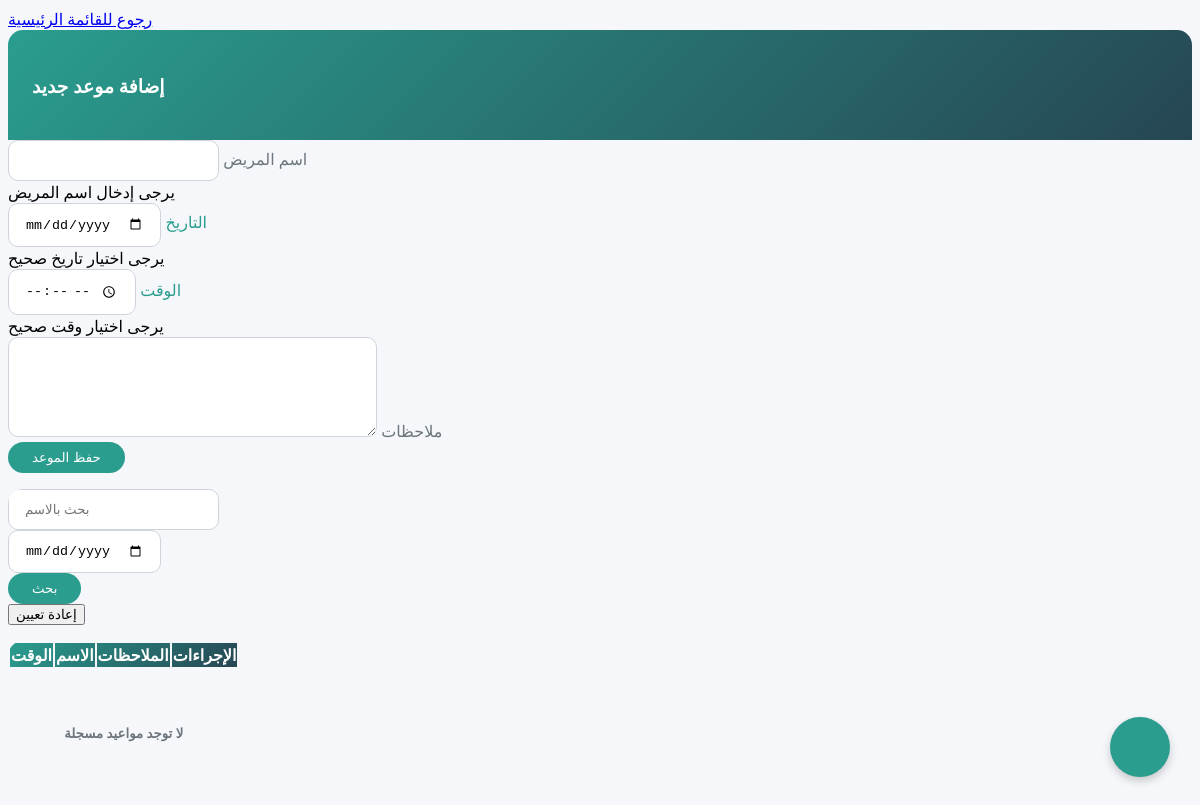
Page /appointments/ on the earlier database version.
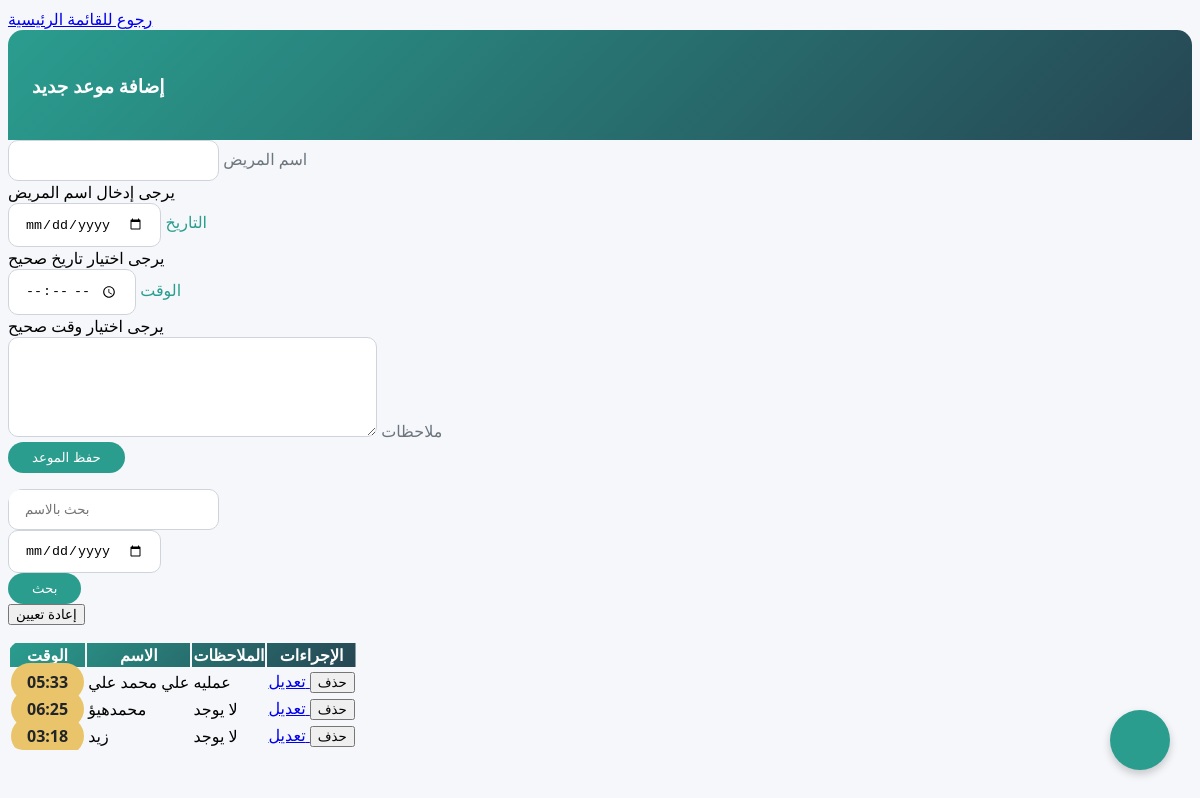
Same page on the later database version.
### clinic/models.py (models this page shows, shortened)
class Appointment(models.Model):
    patient_name = models.CharField(max_length=255, blank=True, null=True)
    date = models.DateField(null=True, blank=True)
    time = models.TimeField()
    notes = models.TextField(blank=True, null=True)

### clinic/views.py (the view)
# urls.py: path('appointments/', views.appointments, name='appointments'),
def appointments(request):
    if request.method == "POST":
        form = AppointmentForm(request.POST)
        if form.is_valid():
            form.save()
            return redirect('appointments')  # إعادة التوجيه لتجنب إعادة الإرسال عند التحديث
    else:
        form = AppointmentForm()
    appointments = Appointment.objects.all().order_by('date', 'time')
    patient_name = request.GET.get('patient_name', '').strip()
    date = request.GET.get('date', '').strip()
    if patient_name:
        appointments = appointments.filter(patient_name__icontains=patient_name)
    if date:
        appointments = appointments.filter(date=date)
    context = {
        'form': form,
        'appointments': appointments,
        'patient_name': patient_name,
        'date': date,
    }
    return render(request, 'clinic/appointments.html', context)

### clinic/forms.py
class AppointmentForm(forms.ModelForm):
    class Meta:
        model = Appointment
        fields = ['patient_name', 'date', 'time', 'notes']
        widgets = {
            'date': forms.DateInput(attrs={'type': 'date'}),
            'time': forms.TimeInput(attrs={'type': 'time'}),
            'notes': forms.Textarea(attrs={'rows': 2}),
        }

### clinic/templates/clinic/appointments.html (shortened to what this page needs)
{% load static %}
{% load widget_tweaks %}
{% block content %}
<div class="dental-appointment-page">
    <div class="container-fluid py-5">
        <div class="row justify-content-center">
            <div class="col-lg-9 col-xl-8">
                <a href="{% url 'home' %}" class="btn btn-secondary btn-rounded mb-3">
                     رجوع للقائمة الرئيسية
                </a>
                <div class="card appointment-card shadow-lg mb-5">
                    <div class="card-header dental-card-header">
                        <h3 class="mb-0">
                             إضافة موعد جديد
                        </h3>
                    </div>
                    <div class="card-body p-4">
                        <form method="POST" class="needs-validation" novalidate id="appointmentForm">
                            <div class="row g-3">
                                <div class="col-md-5">
                                    <div class="form-floating">
                                        {{ form.patient_name|add_class:"form-control"|attr:"placeholder: " }}
                                        <label for="{{ form.patient_name.id_for_label }}">اسم المريض</label>
                                        <div class="invalid-feedback">يرجى إدخال اسم المريض</div>
                                    </div>
                                </div>
                                <div class="col-md-3">
                                    <div class="form-floating">
                                        {{ form.date|add_class:"form-control"|attr:"placeholder: "|attr:"min:2023-01-01" }}
                                        <label for="{{ form.date.id_for_label }}">التاريخ</label>
                                        <div class="invalid-feedback">يرجى اختيار تاريخ صحيح</div>
                                    </div>
                                </div>
                                <div class="col-md-2">
                                    <div class="form-floating">
                                        {{ form.time|add_class:"form-control"|attr:"placeholder: " }}
                                        <label for="{{ form.time.id_for_label }}">الوقت</label>
                                        <div class="invalid-feedback">يرجى اختيار وقت صحيح</div>
                                    </div>
                                </div>
                                <div class="col-md-12">
                                    <div class="form-floating">
                                        {{ form.notes|add_class:"form-control"|attr:"style:height:100px"|attr:"placeholder: " }}
                                        <label for="{{ form.notes.id_for_label }}">ملاحظات</label>
                                    </div>
                                </div>
                                <div class="col-md-12 text-center mt-3">
                                    <button type="submit" class="btn btn-dental px-5 py-2 fs-5">
                                         حفظ الموعد
                                    </button>
                                </div>
                            </div>
                        </form>
                    </div>
                </div>
                <div class="card filter-card shadow-sm mb-4">
                    <div class="card-body p-3">
                        <form method="GET" class="row g-2 align-items-center" id="filterForm">
                            <div class="col-md-4">
                                <div class="input-group">
                                    <input type="text" name="patient_name" class="form-control" placeholder="بحث بالاسم" value="{{ request.GET.patient_name }}">
                                </div>
                            </div>
                            <div class="col-md-4">
                                <div class="input-group">
                                    <input type="date" name="date" class="form-control" value="{{ request.GET.date }}" id="filterDate">
                                </div>
                            </div>
                            <div class="col-md-2">
                                <button type="submit" class="btn btn-dental w-100">
                                     بحث
                                </button>
                            </div>
                            <div class="col-md-2">
                                <button type="button" class="btn btn-outline-secondary w-100" id="resetFilters">
                                     إعادة تعيين
                                </button>
                            </div>
                        </form>
                    </div>
                </div>
                <div class="card appointments-table shadow-sm">
                    <div class="table-responsive">
                        <table class="table table-hover align-middle mb-0" id="appointmentsTable">
                            <thead class="dental-table-header">
                                <tr>
                                    <th class="text-center">الوقت</th>
                                    <th class="text-center">الاسم</th>
                                    <th class="text-center">الملاحظات</th>
                                    <th class="text-center">الإجراءات</th>
                                </tr>
                            </thead>
                            <tbody>
                                {% for appointment in appointments %}
                                <tr class="appointment-row" data-id="{{ appointment.id }}">
                                    <td class="text-center">
                                        <span class="badge bg-time">{{ appointment.time|time:"H:i" }}</span>
                                    </td>
                                    <td class="text-center">{{ appointment.patient_name }}</td>
                                    <td class="text-center notes-tooltip" data-fulltext="{{ appointment.notes|default:'لا يوجد' }}">
                                        {{ appointment.notes|default:"لا يوجد"|truncatechars:20 }}
                                    </td>
                                    <td class="text-center">
                                        <a href="{% url 'edit_appointment' appointment.id %}" class="btn btn-sm btn-primary mx-1 edit-btn">
                                             تعديل
                                        </a>
                                        <form action="{% url 'delete_appointment' appointment.id %}" method="POST" style="display:inline;" class="delete-form">
                                            <button type="submit" class="btn btn-sm btn-danger mx-1">
                                                 حذف
                                            </button>
                                        </form>
                                    </td>
                                </tr>
                                {% empty %}
                                <tr>
                                    <td colspan="4" class="text-center py-4">
                                        <div class="no-appointments">
                                            <h5>لا توجد مواعيد مسجلة</h5>
                                        </div>
                                    </td>
                                </tr>
                                {% endfor %}
                            </tbody>
                        </table>
                    </div>
                </div>
            </div>
        </div>
    </div>
</div>
<div class="fab-container">
    <div class="fab" id="scrollToTop">
    </div>
</div>
{% endblock %}

### clinic/templates/clinic/appointments.html (style rules this page uses)
.dental-appointment-page { animation: fadeIn 0.5s ease-in-out; }
.appointment-card, .filter-card, .appointments-table { border: none; border-radius: 15px; overflow: hidden; transition: transform 0.3s ease, box-shadow 0.3s ease; }
.dental-card-header { background: linear-gradient(135deg, var(--dental-primary), var(--dental-secondary)); color: white; padding: 1.5rem; border-bottom: none; }
.btn-dental { background-color: var(--dental-primary); color: white; border: none; border-radius: 50px; padding: 0.5rem 1.5rem; transition: all 0.3s ease; font-weight: 500; }
.form-floating label { color: #6c757d; transition: all 0.2s ease; }
.form-floating > .form-control:focus ~ label, .form-floating > .form-control:not(:placeholder-shown) ~ label { color: var(--dental-primary); transform: scale(0.85) translateY(-0.5rem) translateX(0.15rem); }
.form-control, .form-select { border-radius: 10px; padding: 0.75rem 1rem; border: 1px solid #ced4da; transition: border-color 0.3s ease, box-shadow 0.3s ease; }
.dental-table-header { background: linear-gradient(135deg, var(--dental-primary), var(--dental-secondary)); color: white; }
.badge.bg-time { background-color: var(--dental-accent); color: var(--dental-dark); padding: 0.5rem 1rem; border-radius: 50px; font-weight: 600; }
.fab-container { position: fixed; bottom: 30px; right: 30px; z-index: 1000; }
.fab { width: 60px; height: 60px; background-color: var(--dental-primary); border-radius: 50%; box-shadow: 0 4px 8px rgba(0, 0, 0, 0.2); display: flex; align-items: center; justify-content: center; color: white; font-size: 24px; cursor: pointer; transition: all 0.3s ease; }
.notes-tooltip { position: relative; cursor: pointer; }

Differences in the rows shown:
added Appointment: time "05:33", patient_name "علي محمد علي", notes "عمليه"
added Appointment: time "06:25", patient_name "محمدهيؤ", notes "لا يوجد"
added Appointment: time "03:18", patient_name "زيد", notes "لا يوجد"
Other differences:
text no longer shown: "لا توجد مواعيد مسجلة"
